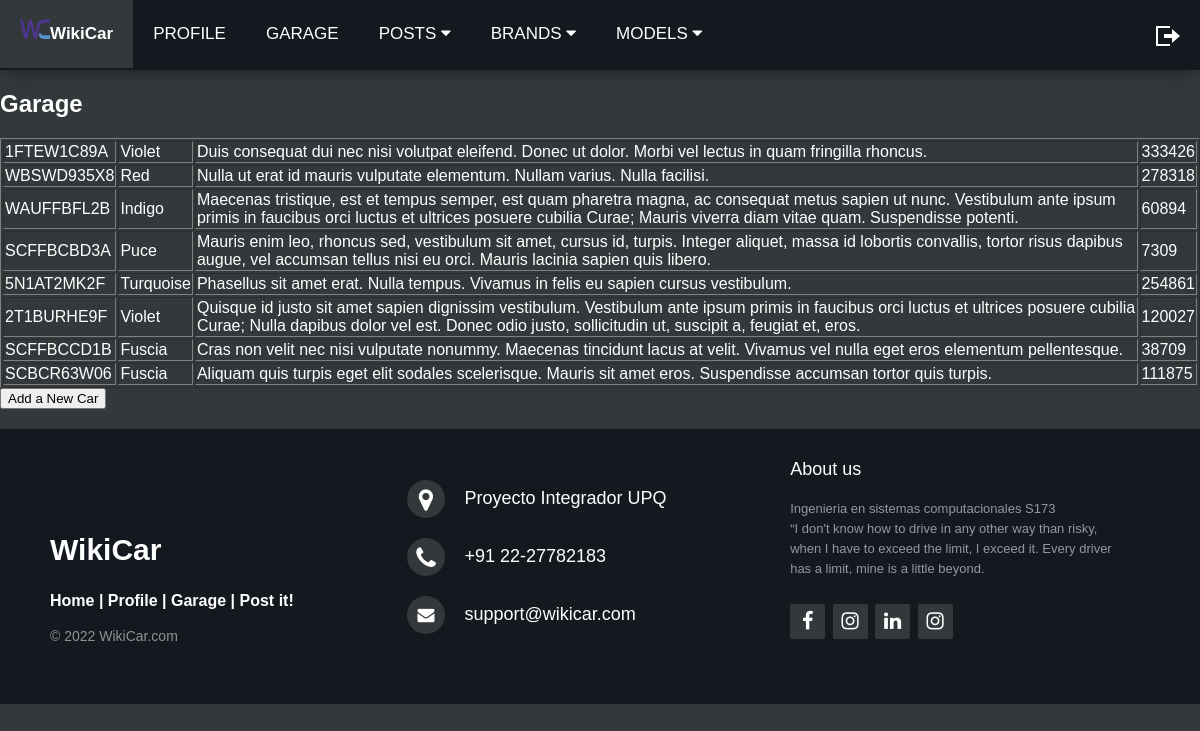
The app's page /profile/code/garageCheck.php (signed in) with its own data.
### tables this page shows
CREATE TABLE car (
  Id_car int(15) NOT NULL AUTO_INCREMENT,
  Registration_plate varchar(10) NOT NULL,
  Color varchar(20) NOT NULL,
  Deficiency text DEFAULT NULL,
  Mileage int(10) NOT NULL,
  User_id int(15) NOT NULL,
  Model_id int(15) NOT NULL,
  PRIMARY KEY (Id_car),
  FOREIGN KEY (User_id) REFERENCES user (Id_user) ON DELETE CASCADE ON UPDATE CASCADE,
  FOREIGN KEY (Model_id) REFERENCES model (Id_model) ON DELETE CASCADE ON UPDATE CASCADE
  );

### connection/conexion.php (called while the page is built, shortened)
<?php
class Conexion{
private $conn;
    public function setConnection($servername,$database,$username,$password){
        $this->conn=mysqli_connect($servername, $username, $password, $database);
        if(!$this->conn){
            die("Conexion fallida: ". mysqli_connect_error());
        }}
    public function getConexion(){
        return $this->conn;
    }
}
?>

### profile/code/garageCheck.php (the view, shortened to what this page needs)
<!DOCTYPE html>
<html lang="en">
<head>
    <link rel="stylesheet" href="https://cdnjs.cloudflare.com/ajax/libs/font-awesome/4.7.0/css/font-awesome.min.css">
    <link rel="stylesheet" href="/wikicar/mainStyle.css">
    <link rel="stylesheet" href="http://maxcdn.bootstrapcdn.com/font-awesome/4.2.0/css/font-awesome.min.css">
</head>
<body>
    <header id="header">
        <div class="topnav" id="myTopnav">
            <a href="/wikicar/home.php" id="active"><img src="/wikicar/assets/img/logos/logo.png" class="logo">
                <b>WikiCar</b></a>
            <a href="/wikicar/profile/code/profileCheck.php">PROFILE</a>
            <a href="/wikicar/profile/code/garageCheck.php">GARAGE</a>
            <div class="dropdown">
                <button class="dropbtn"> POSTS
                    <i class="fa fa-caret-down"></i>
                </button>
            </div>
            <div class="dropdown">
                <button class="dropbtn"> BRANDS
                    <i class="fa fa-caret-down"></i>
                </button>
            </div>
            <div class="dropdown">
                <button class="dropbtn"> MODELS
                    <i class="fa fa-caret-down"></i>
                </button>
            </div>
            <a href="/wikicar/logout.php" style="float:right;">
                <img class="fa fa-camera" src="/wikicar/img/logout.png" alt="">
            </a>
        </div>
    </header>
    <main>
        <h2>Garage</h2>
        <div>
            <?php
            include("../../connection/conexion.php");
            $conn1= new Conexion("localhost:3306","wikicar","root","");
            $id =  $_SESSION['loggedUserId'];
            $sql = "SELECT Registration_plate, Color, Deficiency, Mileage FROM car WHERE User_id = $id";
            $result = mysqli_query($conn1->getConexion(),$sql);
            echo "<table border>\n";
            while($row = mysqli_fetch_row($result)){
            echo "<tr>\n";
            foreach($row as $field){
            echo "<td>$field</td>\n";
            }
            echo"</tr>\n";
            }
            echo "</table>\n";
?>
            <body>
                <form action="/wikicar/profile/code/carForm.php" target="_blank">
                    <button type="submit">Add a New Car</button>
                </form>
        </div>
    </main>
    <footer class="footer-distributed">
        <div class="footer-left">
            <h3>WikiCar</h3>
            <p class="footer-links">
                <a href="../../home.php">Home</a>
                |
                <a href="profileCheck.php">Profile</a>
                |
                <a href="garageCheck.php">Garage</a>
                |
                <a href="../../post/code/postForm.php">Post it!</a>
            </p>
            <p class="footer-company-name">© 2022 WikiCar.com</p>
        </div>
        <div class="footer-center">
            <div>
                <i class="fa fa-map-marker"></i>
                <p>Proyecto Integrador UPQ</p>
            </div>
            <div>
                <i class="fa fa-phone"></i>
                <p>+91 22-27782183</p>
            </div>
            <div>
                <i class="fa fa-envelope"></i>
                <p><a href="mailto:support@eduonix.com">support@wikicar.com</a></p>
            </div>
        </div>
        <div class="footer-right">
        <p class="footer-company-about">
                <span>About us</span>
                Ingenieria en sistemas computacionales S173 <br>
                “I don't know how to drive in any other way than risky, when I have to exceed the limit, I exceed it. Every driver has a limit, mine is a little beyond.
                </p>
            <div class="footer-icons">
                <a href="#"><i class="fa fa-facebook"></i></a>
                <a href="#"><i class="fa fa-instagram"></i></a>
                <a href="#"><i class="fa fa-linkedin"></i></a>
                <a href="#"><i class="fa fa-instagram"></i></a>
            </div>
        </div>
    </footer>
</body>
</html>

### mainStyle.css (style rules this page uses)
html { scroll-behavior: smooth; }
:root { scrollbar-color: rgb(210,210,210) rgb(46,54,69) !important; scrollbar-width: thin !important; }
body { margin:0; overflow-x:hidden; font-family: 'Noto Sans JP', sans-serif; background-size:cover; background-repeat:no-repeat; background-position:center; background-color: #33383b; color: #fff; }
a { text-decoration:none; transition:0.5s; }
header { width:100%; z-index:9; transition:0.5s; }
.topnav { overflow: hidden; background-color: #14181f; width:100%; height:70px; margin:auto; box-shadow:0px 6px 16px -6px rgba(1,1,1,0.5); transition:0.5s; background-size:cover; background-position:center; }
.topnav a { float: left; display: block; color: #fff; text-align: center; padding: 24px 20px; text-decoration: none; font-size: 17px; position:relative; transition:0.5s; }
.logo { width:30px; position:relative; top:-5px; }
#active { display:flex; background:#33383b; }
.dropdown { float: left; overflow: hidden; }
.dropdown .dropbtn { font-size: 17px; border: none; outline: none; color: white; padding: 24px 20px; background-color: inherit; font-family: inherit; transition:0.5s; }
footer { bottom: 0; position:relative ; }
.footer-distributed { background-color: #14181f; box-sizing: border-box; width: 100%; text-align: left; font: bold 16px sans-serif; padding: 30px 25px 60px 50px; margin-top: 20px; }
.footer-distributed .footer-left, .footer-distributed .footer-center, .footer-distributed .footer-right { display:inline-block; vertical-align:bottom; }
.footer-distributed .footer-left { width: 30%; }
.footer-distributed h3 { color: #ffffff; margin: 0; font-size: 30px; }
.footer-distributed .footer-links { color: #ffffff; margin: 20px 0 12px; }
.footer-distributed .footer-links a { display:inline-block; line-height: 1.8; text-decoration: none; color: inherit; }
.footer-distributed .footer-company-name { color: #8f9296; font-size: 14px; font-weight: normal; margin: 0; }
.footer-distributed .footer-center { width: 35%; }
.footer-distributed .footer-center i { background-color: #33383b; color: #ffffff; font-size: 25px; width: 38px; height: 38px; border-radius: 50%; text-align: center; line-height: 42px; margin: 10px 15px; vertical-align: middle; }
.footer-distributed .footer-center i.fa-envelope { font-size: 17px; line-height: 38px; }
.footer-distributed .footer-center p { display: inline-block; color: #fff; font-size: 18px; font-weight: 500; vertical-align: middle; margin:0; }
.footer-distributed .footer-center p a { color: #fff; text-decoration: none;; }
.footer-distributed .footer-right { width: 30%; }
.footer-distributed .footer-company-about { line-height: 20px; color: #92999f; font-size: 13px; font-weight: normal; margin: 0; }
.footer-distributed .footer-company-about span { display: block; color: #fff; font-size: 18px; font-weight: 500; margin-bottom: 20px; }
.footer-distributed .footer-icons { margin-top: 25px; }
.footer-distributed .footer-icons a { display: inline-block; width: 35px; height: 35px; cursor: pointer; background-color: #33383b; border-radius: 2px; font-size: 20px; color: #ffffff; text-align: center; line-height: 35px; margin-right: 3px; margin-bottom: 5px; }

### records on screen
car: Registration_plate "1FTEW1C89A", Color "Violet", Deficiency "Duis consequat dui nec nisi volutpat eleifend. Donec ut dolor. Morbi vel lectus in quam fringilla rhoncus.", Mileage "333426"
car: Registration_plate "WBSWD935X8", Color "Red", Deficiency "Nulla ut erat id mauris vulputate elementum. Nullam varius. Nulla facilisi.", Mileage "278318"
car: Registration_plate "WAUFFBFL2B", Color "Indigo", Deficiency "Maecenas tristique, est et tempus semper, est quam pharetra magna, ac consequat metus sapien ut nunc. Vestibulum ante ipsum primis in faucibus orci luctus et ultrices posuere cubilia Curae; Mauris viverra diam vitae quam. Suspendisse potenti.", Mileage "60894"
car: Registration_plate "SCFFBCBD3A", Color "Puce", Deficiency "Mauris enim leo, rhoncus sed, vestibulum sit amet, cursus id, turpis. Integer aliquet, massa id lobortis convallis, tortor risus dapibus augue, vel accumsan tellus nisi eu orci. Mauris lacinia sapien quis libero.", Mileage "7309"
car: Registration_plate "5N1AT2MK2F", Color "Turquoise", Deficiency "Phasellus sit amet erat. Nulla tempus. Vivamus in felis eu sapien cursus vestibulum.", Mileage "254861"
car: Registration_plate "2T1BURHE9F", Color "Violet", Deficiency "Quisque id justo sit amet sapien dignissim vestibulum. Vestibulum ante ipsum primis in faucibus orci luctus et ultrices posuere cubilia Curae; Nulla dapibus dolor vel est. Donec odio justo, sollicitudin ut, suscipit a, feugiat et, eros.", Mileage "120027"
car: Registration_plate "SCFFBCCD1B", Color "Fuscia", Deficiency "Cras non velit nec nisi vulputate nonummy. Maecenas tincidunt lacus at velit. Vivamus vel nulla eget eros elementum pellentesque.", Mileage "38709"
car: Registration_plate "SCBCR63W06", Color "Fuscia", Deficiency "Aliquam quis turpis eget elit sodales scelerisque. Mauris sit amet eros. Suspendisse accumsan tortor quis turpis.", Mileage "111875"
